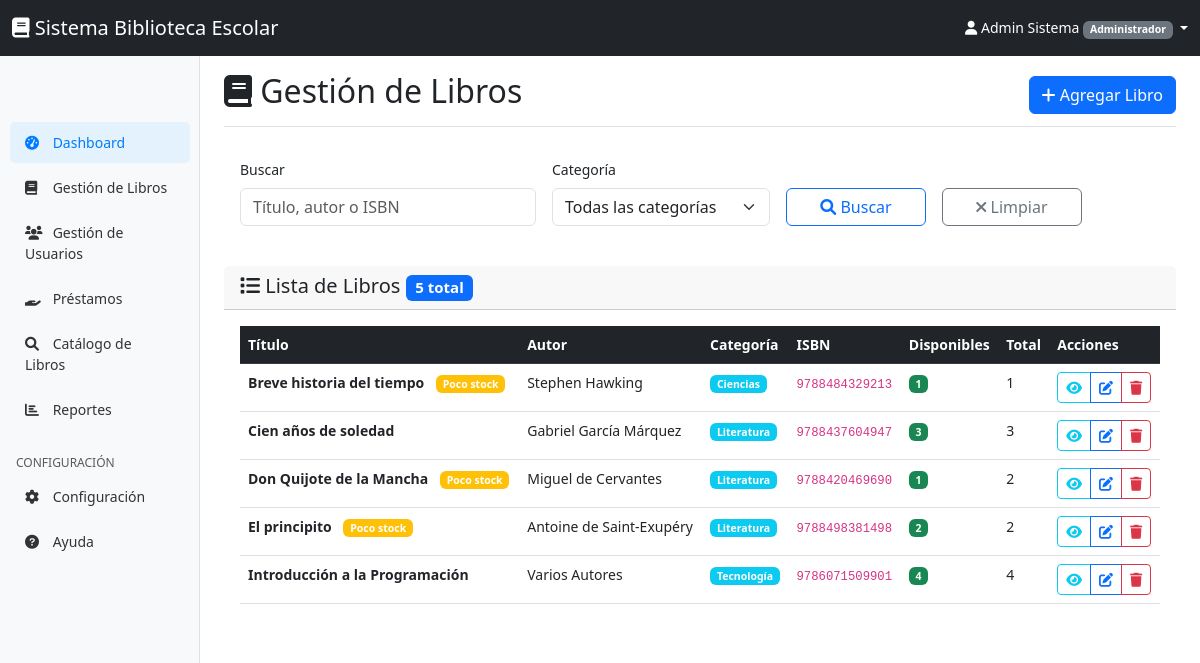
/libros/index.php (signed in), run on the app's committed database.
### tables this page shows
CREATE TABLE libros (
    id INT PRIMARY KEY AUTO_INCREMENT,
    titulo VARCHAR(200) NOT NULL,
    autor VARCHAR(150) NOT NULL,
    editorial VARCHAR(100),
    isbn VARCHAR(20) UNIQUE,
    categoria_id INT,
    cantidad_total INT NOT NULL DEFAULT 1,
    cantidad_disponible INT NOT NULL DEFAULT 1,
    ubicacion VARCHAR(100),
    descripcion TEXT,
    activo BOOLEAN DEFAULT TRUE,
    created_at TIMESTAMP DEFAULT CURRENT_TIMESTAMP,
    updated_at TIMESTAMP DEFAULT CURRENT_TIMESTAMP ON UPDATE CURRENT_TIMESTAMP,
    FOREIGN KEY (categoria_id) REFERENCES categorias(id)
);

CREATE TABLE categorias (
    id INT PRIMARY KEY AUTO_INCREMENT,
    nombre VARCHAR(100) NOT NULL UNIQUE,
    descripcion TEXT,
    created_at TIMESTAMP DEFAULT CURRENT_TIMESTAMP
);

### config/session.php (called while the page is built, shortened)
<?php
function isLoggedIn() {
    return isset($_SESSION['user_id']) && !empty($_SESSION['user_id']);
}
function hasRole($required_role) {
    $user_role = $_SESSION['user_role'] ?? '';
    if ($user_role === 'administrador') {
        return true;
    }
    return $user_role === $required_role;
}
?>

### libros/index.php (the view, shortened to what this page needs)
<?php
require_once '../config/session.php';
$search = $_GET['search'] ?? '';
$categoria = $_GET['categoria'] ?? '';
$page = max(1, intval($_GET['page'] ?? 1));
$per_page = 10;
$offset = ($page - 1) * $per_page;
try {
    $database = new Database();
    $db = $database->getConnection();
    $where_conditions = ["l.activo = 1"];
    $params = [];
    $where_clause = implode(' AND ', $where_conditions);
    $count_query = "SELECT COUNT(*) as total FROM libros l WHERE $where_clause";
    $stmt = $db->prepare($count_query);
    $stmt->execute($params);
    $total_records = $stmt->fetch()['total'];
    $query = "SELECT l.*, c.nombre as categoria_nombre
              FROM libros l
              LEFT JOIN categorias c ON l.categoria_id = c.id
              WHERE $where_clause
              ORDER BY l.titulo
              LIMIT :limit OFFSET :offset";
    $stmt = $db->prepare($query);
    $stmt->bindValue(':limit', $per_page, PDO::PARAM_INT);
    $stmt->bindValue(':offset', $offset, PDO::PARAM_INT);
    $stmt->execute();
    $libros = $stmt->fetchAll(PDO::FETCH_ASSOC);
} catch (Exception $e) {
    $error = "Error al cargar libros: " . $e->getMessage();
}
?>
<!DOCTYPE html>
<html lang="es">
<head>
    <link href="https://cdn.jsdelivr.net/npm/bootstrap@5.3.0/dist/css/bootstrap.min.css" rel="stylesheet">
    <link href="https://cdnjs.cloudflare.com/ajax/libs/font-awesome/6.0.0/css/all.min.css" rel="stylesheet">
    <link href="../assets/css/dashboard.css" rel="stylesheet">
</head>
<body>
    <?php include '../includes/navbar.php'; ?>
    <div class="container-fluid">
        <div class="row">
            <?php include '../includes/sidebar.php'; ?>
            <main class="col-md-9 ms-sm-auto col-lg-10 px-md-4">
                <div class="d-flex justify-content-between flex-wrap flex-md-nowrap align-items-center pt-3 pb-2 mb-3 border-bottom">
                    <h1 class="h2">
                        <i class="fas fa-book"></i> Gestión de Libros
                    </h1>
                    <div class="btn-toolbar mb-2 mb-md-0">
                        <a href="crear.php" class="btn btn-primary">
                            <i class="fas fa-plus"></i> Agregar Libro
                        </a>
                    </div>
                </div>
                <div class="card mb-4">
                    <div class="card-body">
                        <form method="GET" class="row g-3">
                            <div class="col-md-4">
                                <label for="search" class="form-label">Buscar</label>
                                <input type="text" class="form-control" id="search" name="search"
                                       value="<?php echo htmlspecialchars($search); ?>"
                                       placeholder="Título, autor o ISBN">
                            </div>
                            <div class="col-md-3">
                                <label for="categoria" class="form-label">Categoría</label>
                                <select class="form-select" id="categoria" name="categoria">
                                    <option value="">Todas las categorías</option>
                                </select>
                            </div>
                            <div class="col-md-2">
                                <label class="form-label">&nbsp;</label>
                                <div class="d-grid">
                                    <button type="submit" class="btn btn-outline-primary">
                                        <i class="fas fa-search"></i> Buscar
                                    </button>
                                </div>
                            </div>
                            <div class="col-md-2">
                                <label class="form-label">&nbsp;</label>
                                <div class="d-grid">
                                    <a href="index.php" class="btn btn-outline-secondary">
                                        <i class="fas fa-times"></i> Limpiar
                                    </a>
                                </div>
                            </div>
                        </form>
                    </div>
                </div>
                <div class="card">
                    <div class="card-header">
                        <h5 class="mb-0">
                            <i class="fas fa-list"></i> Lista de Libros
                            <span class="badge bg-primary"><?php echo $total_records; ?> total</span>
                        </h5>
                    </div>
                    <div class="card-body">
                        <?php if (empty($libros)): ?>
                            <div class="text-center py-4">
                                <i class="fas fa-book fa-3x text-muted mb-3"></i>
                                <h5 class="text-muted">No se encontraron libros</h5>
                                <p class="text-muted">
                                    <?php echo !empty($search) || !empty($categoria) ? 'Intenta ajustar los filtros de búsqueda' : 'Comienza agregando tu primer libro'; ?>
                                </p>
                                <?php if (empty($search) && empty($categoria)): ?>
                                    <a href="crear.php" class="btn btn-primary">
                                        <i class="fas fa-plus"></i> Agregar Primer Libro
                                    </a>
                                <?php endif; ?>
                            </div>
                        <?php else: ?>
                            <div class="table-responsive">
                                <table class="table table-hover">
                                    <thead class="table-dark">
                                        <tr>
                                            <th>Título</th>
                                            <th>Autor</th>
                                            <th>Categoría</th>
                                            <th>ISBN</th>
                                            <th>Disponibles</th>
                                            <th>Total</th>
                                            <th>Acciones</th>
                                        </tr>
                                    </thead>
                                    <tbody>
                                        <?php foreach ($libros as $libro): ?>
                                            <tr>
                                                <td>
                                                    <strong><?php echo htmlspecialchars($libro['titulo']); ?></strong>
                                                    <?php if ($libro['cantidad_disponible'] == 0): ?>
                                                        <span class="badge bg-danger ms-2">Sin stock</span>
                                                    <?php elseif ($libro['cantidad_disponible'] <= 2): ?>
                                                        <span class="badge bg-warning ms-2">Poco stock</span>
                                                    <?php endif; ?>
                                                </td>
                                                <td><?php echo htmlspecialchars($libro['autor']); ?></td>
                                                <td>
                                                    <?php if ($libro['categoria_nombre']): ?>
                                                        <span class="badge bg-info">
                                                            <?php echo htmlspecialchars($libro['categoria_nombre']); ?>
                                                        </span>
                                                    <?php else: ?>
                                                        <span class="text-muted">Sin categoría</span>
                                                    <?php endif; ?>
                                                </td>
                                                <td>
                                                    <code><?php echo htmlspecialchars($libro['isbn'] ?? 'N/A'); ?></code>
                                                </td>
                                                <td>
                                                    <span class="badge <?php echo $libro['cantidad_disponible'] > 0 ? 'bg-success' : 'bg-danger'; ?>">
                                                        <?php echo $libro['cantidad_disponible']; ?>
                                                    </span>
                                                </td>
                                                <td><?php echo $libro['cantidad_total']; ?></td>
                                                <td>
                                                    <div class="btn-group" role="group">
                                                        <a href="ver.php?id=<?php echo $libro['id']; ?>"
                                                           class="btn btn-sm btn-outline-info" title="Ver detalles">
                                                            <i class="fas fa-eye"></i>
                                                        </a>
                                                        <a href="editar.php?id=<?php echo $libro['id']; ?>"
                                                           class="btn btn-sm btn-outline-primary" title="Editar">
                                                            <i class="fas fa-edit"></i>
                                                        </a>
                                                        <a href="eliminar.php?id=<?php echo $libro['id']; ?>"
                                                           class="btn btn-sm btn-outline-danger btn-delete" title="Eliminar">
                                                            <i class="fas fa-trash"></i>
                                                        </a>
                                                    </div>
                                                </td>
                                            </tr>
                                        <?php endforeach; ?>
                                    </tbody>
                                </table>
                            </div>
                        <?php endif; ?>
                    </div>
                </div>
            </main>
        </div>
    </div>
</body>
</html>

### includes/navbar.php (shortened to what this page needs)
<nav class="navbar navbar-dark bg-dark fixed-top">
    <div class="container-fluid">
        <a class="navbar-brand" href="dashboard.php">
            <i class="fas fa-book"></i> Sistema Biblioteca Escolar
        </a>
        <div class="navbar-nav ms-auto">
            <div class="nav-item dropdown">
                <a class="nav-link dropdown-toggle text-white" href="#" role="button" data-bs-toggle="dropdown">
                    <i class="fas fa-user"></i> <?php echo $_SESSION['user_name']; ?>
                    <span class="badge bg-secondary"><?php echo ucfirst($_SESSION['user_role']); ?></span>
                </a>
            </div>
        </div>
    </div>
</nav>

### includes/sidebar.php (shortened to what this page needs)
<nav id="sidebarMenu" class="col-md-3 col-lg-2 d-md-block bg-light sidebar collapse">
    <div class="position-sticky pt-3">
        <ul class="nav flex-column">
            <li class="nav-item">
                <a class="nav-link active" href="dashboard.php">
                    <i class="fas fa-tachometer-alt"></i> Dashboard
                </a>
            </li>
            <?php if (hasRole('administrador') || hasRole('bibliotecario')): ?>
            <li class="nav-item">
                <a class="nav-link" href="libros/">
                    <i class="fas fa-book"></i> Gestión de Libros
                </a>
            </li>
            <?php endif; ?>
            <?php if (hasRole('administrador')): ?>
            <li class="nav-item">
                <a class="nav-link" href="usuarios/">
                    <i class="fas fa-users"></i> Gestión de Usuarios
                </a>
            </li>
            <?php endif; ?>
            <?php if (hasRole('administrador') || hasRole('bibliotecario')): ?>
            <li class="nav-item">
                <a class="nav-link" href="prestamos/">
                    <i class="fas fa-hand-holding"></i> Préstamos
                </a>
            </li>
            <?php endif; ?>
            <li class="nav-item">
                <a class="nav-link" href="catalogo.php">
                    <i class="fas fa-search"></i> Catálogo de Libros
                </a>
            </li>
            <li class="nav-item">
                <a class="nav-link" href="reportes/">
                    <i class="fas fa-chart-bar"></i> Reportes
                </a>
            </li>
        </ul>
        <h6 class="sidebar-heading d-flex justify-content-between align-items-center px-3 mt-4 mb-1 text-muted">
            <span>Configuración</span>
        </h6>
        <ul class="nav flex-column mb-2">
            <?php if (hasRole('administrador')): ?>
            <li class="nav-item">
                <a class="nav-link" href="configuracion.php">
                    <i class="fas fa-cog"></i> Configuración
                </a>
            </li>
            <?php endif; ?>
            <li class="nav-item">
                <a class="nav-link" href="ayuda.php">
                    <i class="fas fa-question-circle"></i> Ayuda
                </a>
            </li>
        </ul>
    </div>
</nav>

### assets/css/dashboard.css (style rules this page uses)
body { font-size: .875rem; padding-top: 56px; }
.sidebar { position: fixed; top: 56px; bottom: 0; left: 0; z-index: 100; padding: 48px 0 0; box-shadow: inset -1px 0 0 rgba(0, 0, 0, 0.1); }
.sidebar .nav-link { font-weight: 500; color: #333; padding: 10px 15px; border-radius: 5px; margin: 2px 10px; transition: all 0.3s ease; }
.sidebar .nav-link.active { color: #007bff; background-color: #e3f2fd; }
.sidebar .nav-link i { margin-right: 8px; width: 16px; }
.sidebar-heading { font-size: .75rem; text-transform: uppercase; }
.card { border: none; border-radius: 10px; transition: transform 0.3s ease; }
.card { animation: fadeIn 0.5s ease-out; }

### data on the page
libros: titulo "Breve historia del tiempo", shows "Poco stock", autor "Stephen Hawking", categoria.nombre "Ciencias", isbn "9788484329213", cantidad_disponible "1", cantidad_total "1"
libros: titulo "Cien años de soledad", autor "Gabriel García Márquez", categoria.nombre "Literatura", isbn "9788437604947", cantidad_disponible "3", cantidad_total "3"
libros: titulo "Don Quijote de la Mancha", shows "Poco stock", autor "Miguel de Cervantes", categoria.nombre "Literatura", isbn "9788420469690", cantidad_disponible "1", cantidad_total "2"
libros: titulo "El principito", shows "Poco stock", autor "Antoine de Saint-Exupéry", categoria.nombre "Literatura", isbn "9788498381498", cantidad_disponible "2", cantidad_total "2"
libros: titulo "Introducción a la Programación", autor "Varios Autores", categoria.nombre "Tecnología", isbn "9786071509901", cantidad_disponible "4", cantidad_total "4"

### other printed values
$_SESSION['user_name'] "Admin Sistema"
$_SESSION['user_role'] "Administrador"
$total_records "5"
